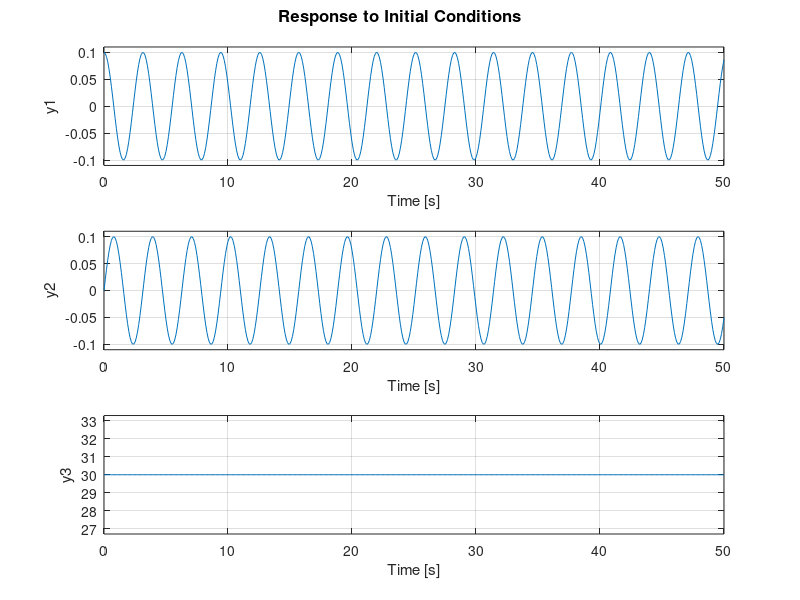

Reproduce this figure in MATLAB. (Note: this script raises an error after producing the figure.)
%rappresentazione in spazio di stato (A,B,C) aeroplano

n=4; %stato
m=2; %ingressi
p=1; %uscite
A=[-0.01580 0.02633 -9.810 0;-0.1571 -1.03 0 120.5;0 0 0 1; 0.0005274  -0.01652 0 -1.466];
B=[0.0006056 0;0 -9.496;0 0;0 -5.565];
C=[0 0 1 0];
d=1; %dim. disturbo w=0.1sen(2t);
P=zeros(n,d);
Q=1;

%ydes=30;


%--COSTRUZIONE ESOSISTEMA---%
%S=diag(S1,S2) con  S1=[0 -\omega;0 \omega], wtilde_1(0)=[0.1;0] e S2=0 wtilde_2(0)=30
S=[0 -2 0;2 0 0;0 0 0];
r=3;
sys_w=ss(S,zeros(r,1),eye(r),zeros(r,1));
t=0:0.1:50;
w0=[0.1;0;30];
figure;
initial(sys_w,w0,t);
%wtilde=[0.1cos(2t);0.1sen(2t) ;30]
wtilde=initial(sys_w,w0,t);

%----le matrici (Ptilde Ctilde Qtilde) del processo soggetto al disturbo generalizzato
Ctilde=-C;
Ptilde=[zeros(n,1) P zeros(n,1)]; %Ptilde*wtilde=P*w
Qtilde=[zeros(p,1) -Q eye(p)];  %Qtilde*wtilde=ydes-Q*w

%verifica H1
eig(S) %ok
%verifica H2
Mr=ctrb(A,B);
rank(Mr) %ok

%risolviamo il problema nel caso di informazione completa

%- progetto di K
K=place(A,B,[-1 -1.2 -1.3 -1.4]);
K=-K;
eig(A+B*K)

%-progetto di L
%le equazioni del regolatore date nel teorema IC
Rtilde=[Ptilde;Qtilde];
W=[A B;Ctilde zeros(p,m)];
J=[eye(n),zeros(n,m);zeros(p,n),zeros(p,m)];

X=sdpvar(n+m,r,'full');
F=[W*X+Rtilde-J*X*S == 0];
diagnostic=optimize(F)
check(F)
X=value(X);

 
Pigreco=X(1:n,:);
Gamma=X(n+1:n+m,:);
L=Gamma-K*Pigreco;


sys_e=ss(A+B*K,B*L+Ptilde,Ctilde,Qtilde);
e=lsim(sys_e,wtilde,t,zeros(n,1));
figure;
plot(t,e(:,1)),grid




%simulazione del sistema di controllo a ciclo chiuso la cui uscita e'
%la variabile y(t)
Qy=[zeros(p,1) Q zeros(p,1)];
sys_y=ss(A+B*K,B*(Gamma-K*Pigreco)+Ptilde,C,Qy); %Qy
y=lsim(sys_y,wtilde,t,zeros(n,1));
figure
plot(t,y(:,1),'b',t,wtilde(:,3),'r'), grid, title('pitch')

%setensione al caso di reazione dall'errore di uscita 

%verifica H3
Ce=[Ctilde,Qtilde];
Ae=[A,Ptilde;zeros(r,n),S];
nr=rank(obsv(Ae,Ce))  %nr=n+r=7 OK

Get=place(Ae',Ce',[-1.5 -1.6 -1.7 -1.8 -1.9 -2 -2.1]);
Ge=Get';
G0=Ge(1:n,:);
G1=Ge(n+1:n+r,:);

% La terna (F,G,H) del controllore dinamico con reazione  dall'errore basato
% sull' osservatore
F=[A-G0*Ctilde+B*K,Ptilde-G0*Qtilde+B*L;-G1*Ctilde,S-G1*Qtilde];
G=[G0;G1];
H=[K L];
%
eig([A,B*H;G*Ctilde,F])
%Simulazione del sistema a ciclo chiuso nel caso di reazione dall'errore
sys_e=ss([A,B*H;G*Ctilde,F],[Ptilde;G*Qtilde],[Ctilde,zeros(p,n+r)],Qtilde);
e=lsim(sys_e,wtilde,t,zeros(2*n+r,1));
figure;
plot(t,e(:,1)),grid



%Simulazione del sistema a ciclo chiuso nel caso di reazione dall'errore
%dove in uscita abbiamo la la variabile y(t)
%
%y(t)=Cx+Qw   y(t)=f(x,\xi,wtilde)   
%wtilde=[0.1cos(2t); 0.1sen(2t); 30]
Cy=[C,zeros(p,n+r)]; %Cy*x_cc=C*x
Qy=[zeros(p,1),Q,zeros(p,1)]; %Qy*wtilde=Q*w

sys_y=ss([A,B*H;G*Ctilde,F],[Ptilde;G*Qtilde],Cy,Qy);
y=lsim(sys_y,wtilde,t,zeros(2*n+r,1));

figure
plot(t,y(:,1),'b',t,wtilde(:,3),'r'), grid, title('pitch')

